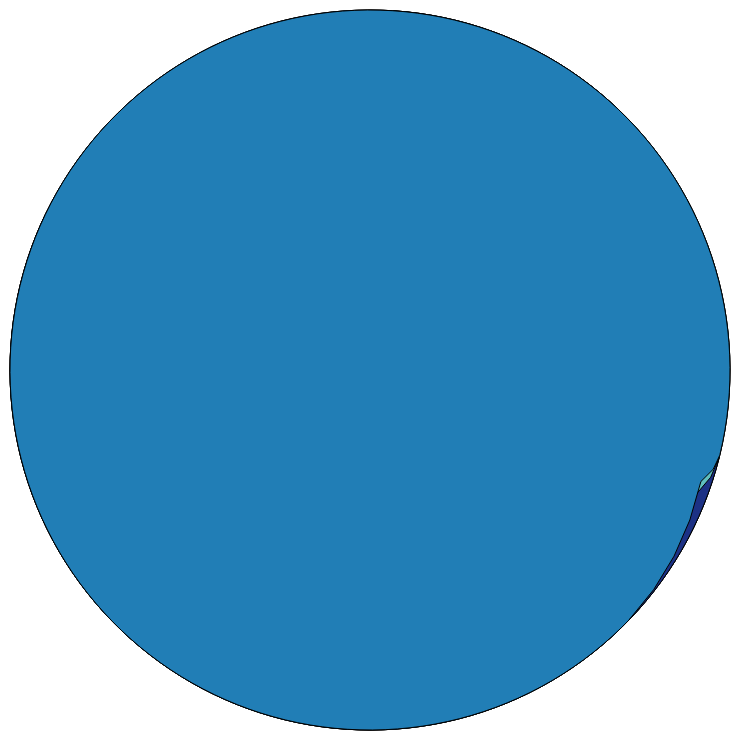

Express this chart as Vega-Lite.
### Vega specification from a JSON file in a GitHub repository (floating-point values rounded to 4 significant figures)
{"$schema": "https://vega.github.io/schema/vega/v6.json", "autosize": "none", "background": "white", "padding": 5, "width": 360, "height": 360, "style": "view", "data": [{"name": "source_0", "values": [{"type": "Feature", "properties": {"name": "w1", "v": 1}, "geometry": {"type": "Polygon", "coordinates": [[[-170, 10], [-60, 15], [-50, 70], [-160, 65], [-170, 10]]]}}, {"type": "Feature", "properties": {"name": "w2", "v": 4}, "geometry": {"type": "Polygon", "coordinates": [[[-10, 35], [40, 35], [40, 70], [-10, 60], [-10, 35]]]}}, {"type": "Feature", "properties": {"name": "w3", "v": 8}, "geometry": {"type": "Polygon", "coordinates": [[[60, -10], [150, -10], [150, 50], [70, 40], [60, -10]]]}}, {"type": "Feature", "properties": {"name": "w4", "v": 6}, "geometry": {"type": "Polygon", "coordinates": [[[110, -40], [155, -40], [155, -12], [110, -12], [110, -40]]]}}], "format": {"type": "json"}}, {"name": "data_0", "source": "source_0", "transform": [{"type": "formula", "expr": "datum[\"properties\"] && datum[\"properties\"][\"v\"]", "as": "properties.v"}, {"type": "filter", "expr": "isValid(datum[\"properties.v\"]) && isFinite(+datum[\"properties.v\"])"}]}], "projections": [{"name": "projection", "size": {"signal": "[width, height]"}, "fit": {"signal": "data('data_0')"}, "type": "orthographic", "rotate": [-40, -20, 0]}], "marks": [{"name": "marks", "type": "shape", "style": ["geoshape"], "from": {"data": "data_0"}, "encode": {"update": {"stroke": {"value": "black"}, "strokeWidth": {"value": 0.5}, "fill": {"scale": "color", "field": "properties\\.v"}, "ariaRoleDescription": {"value": "geoshape"}, "description": {"signal": "\"properties.v: \" + (format(datum[\"properties.v\"], \"\"))"}}}, "transform": [{"type": "geoshape", "projection": "projection"}]}], "scales": [{"name": "color", "type": "linear", "domain": {"data": "data_0", "field": "properties\\.v"}, "range": "heatmap", "interpolate": "hcl", "zero": false}], "legends": [{"fill": "color", "gradientLength": {"signal": "clamp(height, 64, 200)"}, "title": "properties.v"}]}
